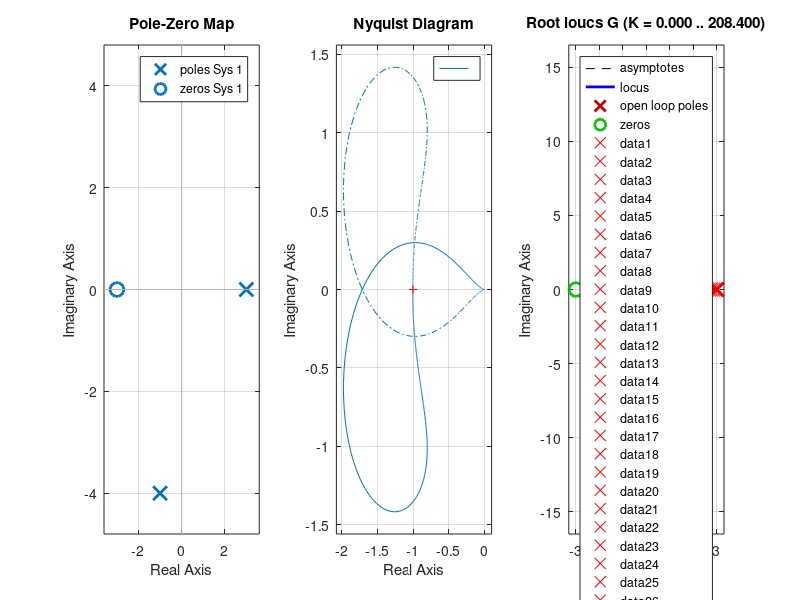

Source code (MATLAB):
%%nyquist ex 2
clear all
close all
K=17.1;
num=[1 3];
den= [1 -1 11 -51];
G=tf(num,den)
subplot(1,3,1)
pzmap(K*G)
subplot(1,3,2)
nyquist(K*G)
subplot(1,3,3)
rlocus(G)
hold on
pole=rlocus(G, K);
plot(real(pole),imag(pole),'rx','Markersize',10)
hold off
